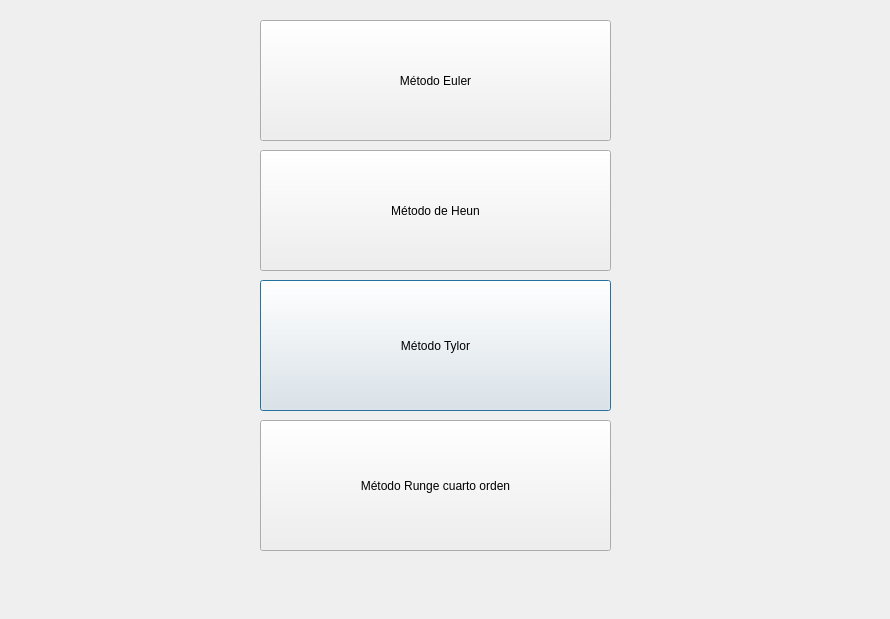
<?xml version="1.0" encoding="UTF-8"?>
<ui version="4.0">
 <class>Dialog</class>
 <widget class="QDialog" name="Dialog">
  <property name="geometry">
   <rect>
    <x>0</x>
    <y>0</y>
    <width>890</width>
    <height>619</height>
   </rect>
  </property>
  <property name="windowTitle">
   <string>Dialog</string>
  </property>
  <widget class="QPushButton" name="btntylor">
   <property name="geometry">
    <rect>
     <x>260</x>
     <y>280</y>
     <width>351</width>
     <height>131</height>
    </rect>
   </property>
   <property name="text">
    <string>Método Tylor</string>
   </property>
  </widget>
  <widget class="QPushButton" name="btnheun">
   <property name="geometry">
    <rect>
     <x>260</x>
     <y>150</y>
     <width>351</width>
     <height>121</height>
    </rect>
   </property>
   <property name="text">
    <string>Método de Heun</string>
   </property>
  </widget>
  <widget class="QPushButton" name="btneuler">
   <property name="geometry">
    <rect>
     <x>260</x>
     <y>20</y>
     <width>351</width>
     <height>121</height>
    </rect>
   </property>
   <property name="text">
    <string>Método Euler</string>
   </property>
  </widget>
  <widget class="QPushButton" name="btnrunge">
   <property name="geometry">
    <rect>
     <x>260</x>
     <y>420</y>
     <width>351</width>
     <height>131</height>
    </rect>
   </property>
   <property name="text">
    <string>Método Runge cuarto orden</string>
   </property>
  </widget>
 </widget>
 <resources/>
 <connections/>
</ui>
